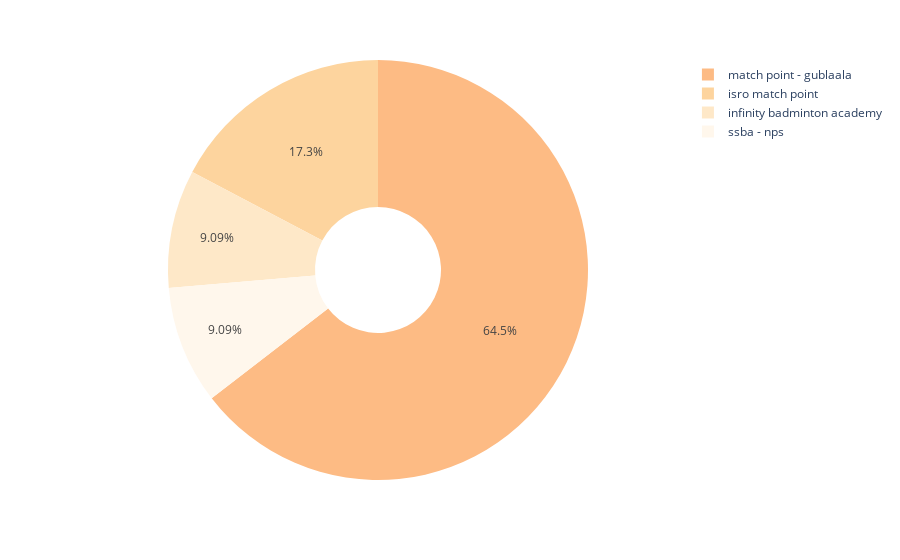

The cell this chart's notebook holds for it:
### Code cell
px.pie(
    venue_wise_expenditure,
    values="amount",
    names='venue',
    template="plotly_white",
    color_discrete_sequence=px.colors.sequential.OrRd_r[-venue_wise_expenditure.shape[0]:],
    hole=0.3
)

### Figure 1 — Plotly figure (JSON) as saved in the notebook; plotly's stock layout.template omitted (floating-point values rounded to 4 significant figures)
{"data": [{"domain": {"x": [0, 1], "y": [0, 1]}, "hole": 0.3, "hovertemplate": "venue=%{label}<br>amount=%{value}<extra></extra>", "labels": ["infinity badminton academy", "isro match point", "match point - gublaala", "ssba - nps"], "legendgroup": "", "name": "", "showlegend": true, "type": "pie", "values": [500, 950, 3550, 500]}], "layout": {"legend": {"tracegroupgap": 0}, "margin": {"t": 60}, "piecolorway": ["rgb(253,187,132)", "rgb(253,212,158)", "rgb(254,232,200)", "rgb(255,247,236)"]}}
